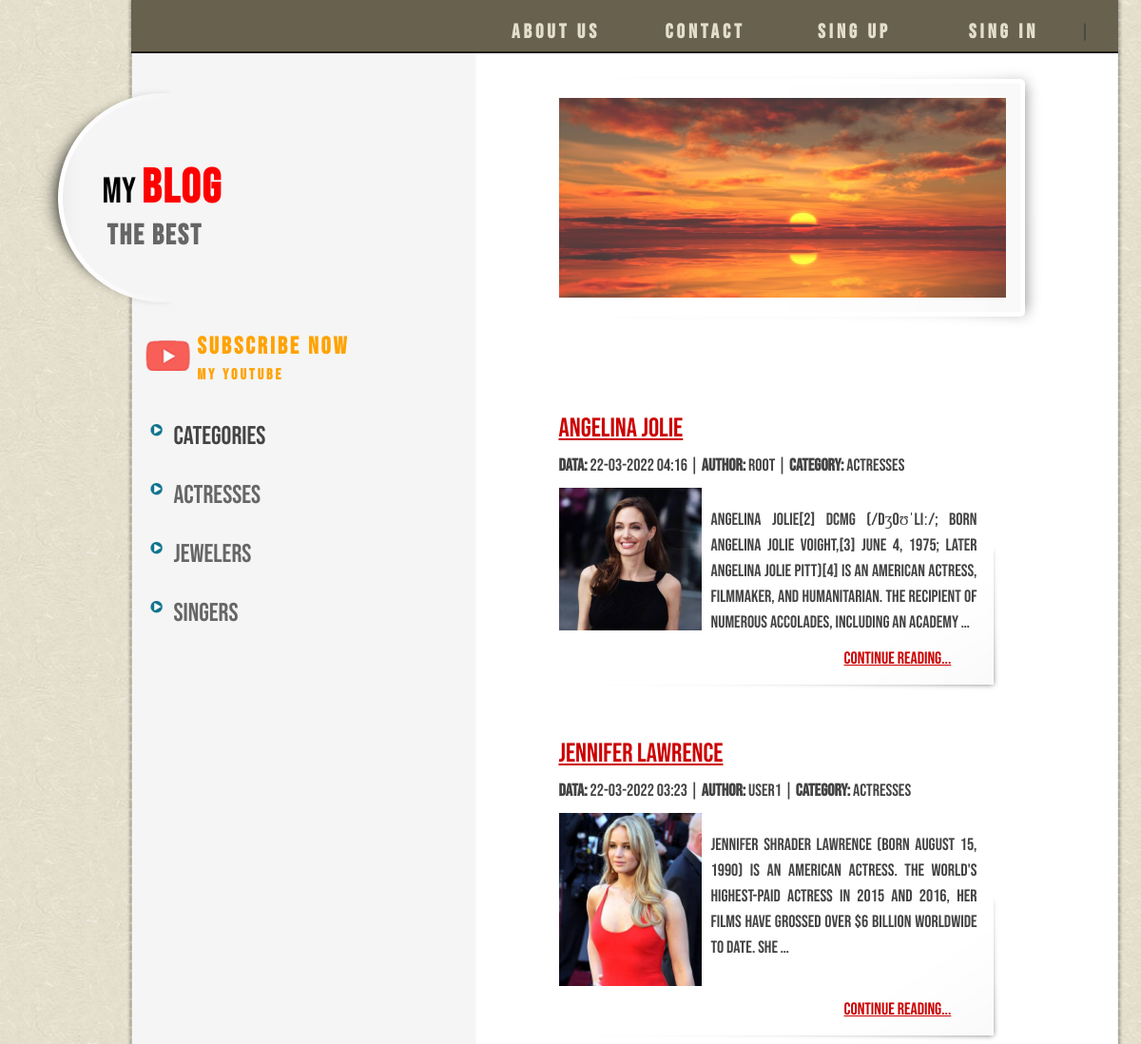
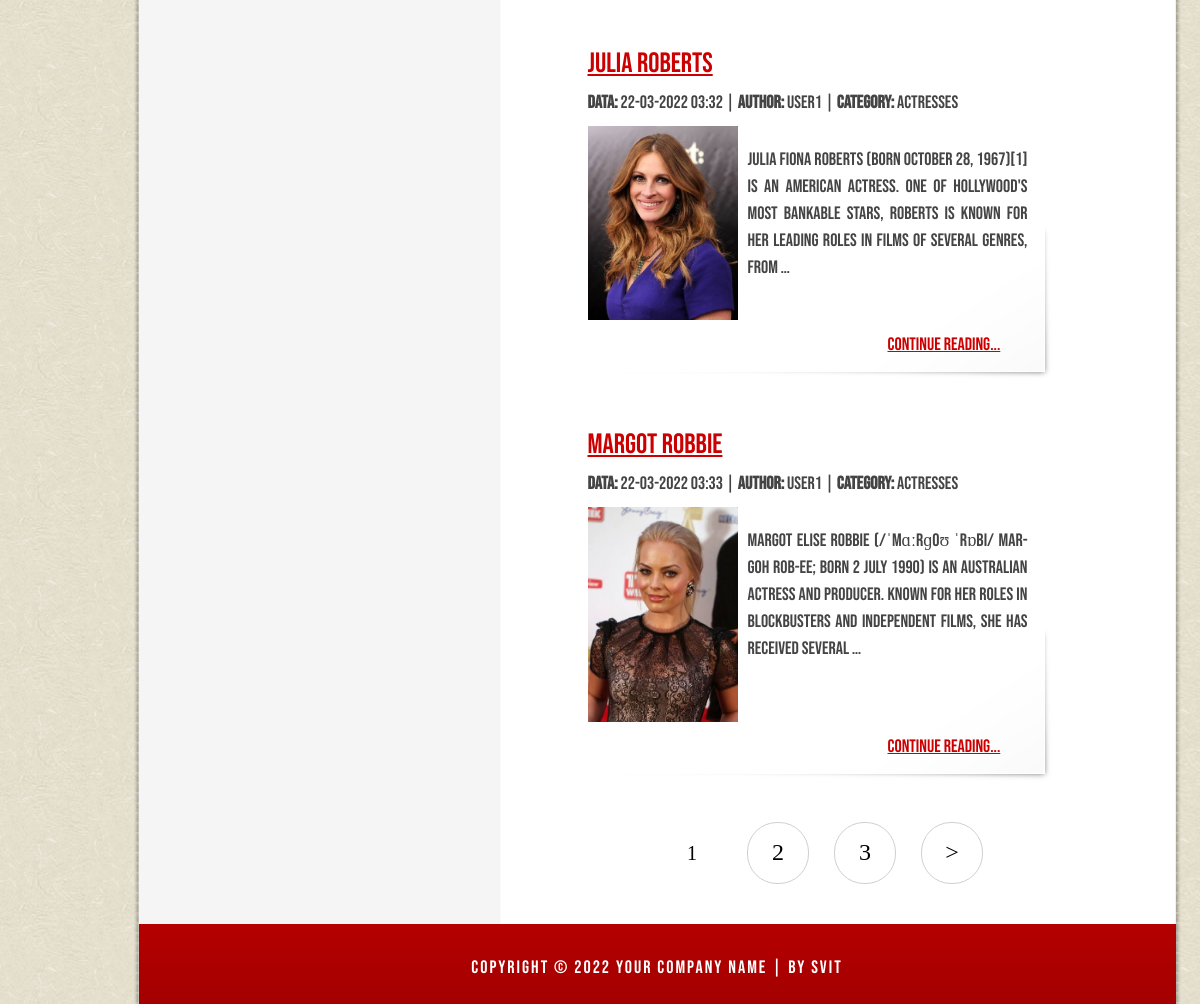
The page / on the database its author committed (2 pictures, top to bottom).
### women/models.py (models this page shows, shortened)
class Category(models.Model):
    name = models.CharField(max_length=100, db_index=True, verbose_name="Category")
    slug = models.SlugField(max_length=255, unique=True, db_index=True, verbose_name="URL")
    def __str__(self):
        return self.name
    def get_absolute_url(self):
        return reverse('category', kwargs={'cat_slug': self.slug})
    class Meta:
        verbose_name = "Category"
        verbose_name_plural = "Categories"
        ordering = ['id']

class Women(models.Model):
    name = models.CharField(max_length=255, verbose_name="Title")
    slug = models.SlugField(max_length=255, unique=True, db_index=True, verbose_name="URL")
    content = models.TextField(blank=True, verbose_name="Post text")
    photo = models.ImageField(upload_to="photos/%Y/%m/%d/", verbose_name="Photo")
    time_create = models.DateTimeField(auto_now_add=True, verbose_name="Create data")
    time_update = models.DateTimeField(auto_now=True, verbose_name="Upload data")
    is_published = models.BooleanField(default=False, verbose_name="Publication")
    cat = models.ForeignKey('Category', on_delete=models.PROTECT, verbose_name="Category")
    author = models.ForeignKey(settings.AUTH_USER_MODEL, blank=True, null=True,
                               verbose_name='Author', on_delete=models.CASCADE)
    def get_absolute_url(self):
        return reverse('post', kwargs={'post_slug': self.slug})
    class Meta:
        verbose_name = "Famous women"
        verbose_name_plural = "Famous women"
        ordering = ['id']

### women/views.py (the view)
# urls.py: path('', WomenHome.as_view(), name='home'),
class WomenHome(DataMixin, ListView):
    model = Women
    template_name = 'women/index.html'
    context_object_name = 'posts'
    def get_context_data(self, *, object_list=None, **kwargs):
        context = super().get_context_data(**kwargs)
        c_def = self.get_user_context(title="Home page")
        return {**context, **c_def}
    def get_queryset(self):
        return Women.objects.filter(is_published=True).select_related('cat', 'author')

### women/templatetags/women_tags.py (called while the page is built)
@register.inclusion_tag('women/main_menu.html', takes_context=True)
def main_menu(context):
	m = menu.copy()
	if not context['request'].user.is_authenticated:
		m.pop(1)
	else:
		context['menu'] = m
	return context

### women/utils.py (called while the page is built)
	def get_user_context(self, **kwargs):
		context = kwargs
		cats = Category.objects.annotate(Count('women'))
		user_menu = menu.copy()
		if not self.request.user.is_authenticated:
			user_menu.pop(1)
		context['menu'] = user_menu
		context['cats'] = cats
		if 'cat_selected' not in context:
			context['cat_selected'] = 0
		return context

### women/templates/Women/index.html (shortened to what this page needs)
{% extends 'women/base.html' %}
{% load static %}
{% block SliderBoard %}
    <div id="featured_project">
        <div id="slider">
            <ul id="sliderContent">
                <li class="sliderImage">
                    <a href=""><img src="{% static 'images/slider/2.jpg' %}" alt="2" /></a>
                </li>
            </ul>
        </div>
    </div>
{% endblock %}
{% block content %}
{% for p in posts %}
	<div class="post_section">
		<h2><a href="{{ p.get_absolute_url }}">{{p.name}}</a></h2>
		<div>
			<p><strong>Data:</strong> {{p.time_update|date:"d-m-Y H:i"}} | <strong>Author:</strong> {{p.author}} | <strong>Category:</strong> {{p.cat}}</p>
		</div>
		{% if p.photo %}
			<p><img class="img-article-left thumb" src="{{p.photo.url}}" alt="image 1"></p>
		{% endif %}
		{% autoescape on %}
		<p>{{p.content|linebreaks|truncatewords:30}}</p>
		{% endautoescape %}
		<p class="my_continue"><a href="{{ p.get_absolute_url }}">Continue reading...</a></p>
	</div>
{% endfor %}
{% if page_obj.has_other_pages %}
	<nav class="list-pages content-text" >
		<ul>
			{% for p in paginator.page_range %}
			{% if page_obj.number == p %}
				<li class="page-num page-num-selected ">{{ p }}</li>
			{% elif p >= page_obj.number|add:-2 and p <= page_obj.number|add:2 %}
				<li class="page-num">
					<a href="?page={{ p }}">{{ p }}</a>
				</li>
			{% endif %}
			{% endfor %}
			{% if page_obj.has_next %}
				<li class="page-num">
					<a href="?page={{ page_obj.next_page_number }}">&gt;</a>
				</li>
			{% endif %}
		</ul>
	</nav>
{% endif %}
{% endblock %}

### women/templates/Women/base.html (shortened to what this page needs)
<!DOCTYPE html>
{% load static %}
{% load women_tags %}
{% load crispy_forms_tags %}
<html>
<head>
    <link rel="stylesheet" type="text/css" href="{% static 'css/templatemo_style.css' %}"/>
    <link rel="stylesheet" type="text/css" href="{% static 'css/s3slider.css' %}"/>
    <link rel="stylesheet" type="text/css" href="{% static 'css/styles1.css' %}"/>
</head>
<body>
    <div id="templatemo_wrapper">
        {% main_menu %}
        <div id="templatemo_left_column">
            <div id="templatemo_header">
                <div id="site_title">
                    <h1><a href="{% url 'home' %}" target="_parent">My <strong>Blog</strong><span>the best</span></a></h1>
                </div>
            </div>
            <div id="templatemo_sidebar">
                <div  id="templatemo_rss" class="share">
                    <a class="share-yt" href="https://www.youtube.com/channel/UClXuYKdnkeKHS2di7G_obIg" target="_blank" rel="nofollow">SUBSCRIBE NOW <br /><span>my youtube</span></a>
                </div>
                <table class="table-content" border=0 cellpadding="0" cellspacing="0">
                    <td valign="top">
                        <ul class="templatemo_list">
                            {% if cat_selected == 0 %}
                                <li>Categories</li>
                            {% else %}
                                <li><a href="{% url 'home' %}">Categories</a></li>
                            {% endif %}
                            {% for c in cats %}
                                {% if c.women__count > 0 %}
                                    {% if c.pk == cat_selected %}
                                        <li>{{c.name}}</li>
                                    {% else %}
                                        <li><a href="{{ c.get_absolute_url }}">{{c.name}}</a></li>
                                    {% endif %}
                                {% endif %}
                            {% endfor %}
                            <div class="cleaner_h20"></div>
                        </ul>
                    </td>
                </table>
            </div>
        </div>
        <td valign="top" class="content">
        <div id="templatemo_right_column">
            {% block SliderBoard %}
            {% endblock SliderBoard %}
	        <div id="templatemo_main">
                {% block content %}
                {% endblock %}
            </div>
        </div>
        <div class="cleaner_h20"></div>
  	    <div id="templatemo_footer">
		    Copyright © 2022 <a href="#">Your Company Name</a> |
            <a href="https://github.com/Svit7" target="_blank">by Svit</a>
        </div>
    </div>
</body>
</html>

### women/templates/Women/main_menu.html (shortened to what this page needs)
{% block mainmenu %}
<div id="templatemo_menu">
    <ul>
        {% for m in menu %}
            <li ><a href="{% url m.url_name %}">{{m.title}}</a></li>
        {% endfor %}
        {% if request.user.is_authenticated %}
        <li ><span class="username_in_menu">| {{user.username}}</span> <a href="{% url 'logout' %}">logout</a></li>
        {% else %}
            <li ><a href="{% url 'register' %}">Sing up</a> | <a href="{% url 'login' %}">Sing in</a></li>
        {% endif %}
    </ul>
</div>
{% endblock mainmenu %}

### women/static/css/templatemo_style.css (style rules this page uses)
body { margin: 0px; padding: 0px; color: #666; font-size: 18px; line-height:1.5em; background-image: url(../images/templatemo_body.jpg); background-repeat: repeat; }
a, a:link, a:visited { color: #CC0000; }
p { margin: 0px; padding: 0 0 10px 0; }
img { border: none; }
h1 { font-size: 40px; font-weight: bold; margin: 0 0 20px 0; padding: 5px 0; color: #000; }
h2 { font-size: 28px; font-weight: normal; line-height: 28px; margin: 0 0 30px 0; padding: 0; color: #c7a902; }
.cleaner_h20 { clear: both; width:100%; height: 20px; }
.templatemo_list { font-size: 27px; margin: 25px 0; padding: 10px; list-style: none; }
.templatemo_list li { background: transparent url(../images/templatemo_list.png) no-repeat scroll 0 0px; margin:0 0 35px; padding:0 0 0 25px; line-height: 1em; }
.templatemo_list li a { color: #666; text-decoration: none; }
#templatemo_wrapper { width: 1165px; padding: 0; margin: 0 auto; background: url(../images/templatemo_wrapper.png) repeat-y; }
#templatemo_menu { width: 1008px; height: 50px; margin: 0 10px 0 120px; padding: 20px 30px 0 0; background: url(../images/templatemo_menu.png) top repeat-x; }
#templatemo_menu ul { float: right; margin: 0; padding: 0; list-style: none; display: inline-block; }
#templatemo_menu ul li { padding: 0px; margin: 0px; display: inline; }
#templatemo_menu ul li a { float: left; display: block; width: 152px; height: 48px; padding: 0; margin: 0 5px 0 0; font-size: 21px; letter-spacing: 4px; text-align: center; text-decoration: none; color: #e4decd; font-weight: bold; outline: none; border: none; }
#templatemo_left_column { float: left; width: 400px; }
#templatemo_right_column { float: center; width: 1090px; margin-right: 10px; }
#templatemo_header { width: 360px; height: 276px; padding: 0 10px; margin-left: 20px; background: url(../images/templatemo_header.png) left center no-repeat; }
#templatemo_header #site_title { float: left; width: 310px; padding: 115px 0 0 60px; }
#templatemo_header #site_title h1 { margin: 0; padding: 0; }
#templatemo_header #site_title h1 a { margin: 0px; padding: 0px; font-size: 38px; color: #000; font-weight: normal; text-decoration: none; }
#templatemo_header #site_title h1 strong { color: #f00; font-size: 50px; letter-spacing: 2px; }
#templatemo_header #site_title a span { display: block; font-size: 30px; color: #666; font-weight: bold; letter-spacing: 2px; margin-left: 5px; margin-top: 20px; }
#featured_project { float: right; width: 520px; height: 210px; padding: 33px 0; background: url(../images/templatemo_featured_project.png) no-repeat; }
#templatemo_sidebar { clear: both; float: left; width: 250px; margin-left: 130px; }
#templatemo_main { float: right; width: 490px; padding-top: 40px; margin-right: 30px; }
.post_section { clear: both; position: relative; padding: 0 50px 10px 0; margin: 40px 0; background: url(../images/templatemo_post_bottom.png) bottom left no-repeat; }
.post_section h2 { margin: 0; padding: 10px 0 10px 0; line-height: 30px; }
.post_section a { margin: 0; text-decoration: underline; padding: 10px 0 10px 0; line-height: 30px; }
.post_section p { text-align: justify; margin-bottom: 0px; }
.post_section img { clear: both; display: block; margin: 0px 0; }
#templatemo_rss a { float: right; display: block; width: 190px; height: 40px; padding: 5px 0 10px 55px; margin-bottom: 10px; color: #ffa200; font-size: 25px; letter-spacing: 3px; font-weight: bold; text-decoration: none; background: url(../images/share_yt.png) left center no-repeat; }
#templatemo_rss a span { font-size: 16px; margin-top: 5px; letter-spacing: 3px; }
#templatemo_footer { clear: both; width: 1037px; height: 50px; margin: 0 10px 0 121px; padding: 30px 0 0 0; letter-spacing: 2px; text-align: center; color: #FFFFFF; background: url(../images/templatemo_footer.png) top repeat-x; }
#templatemo_footer a { color: #FFFFFF; }
.table-content { width: 100%; min-height: 100%; height: 100%; }
.my_continue { margin-left: 300px; }

### women/static/css/s3slider.css (style rules this page uses)
#slider { width: 470px; height: 210px; position: relative; overflow: hidden; }
#sliderContent { width: 470px; height: 210px; position: absolute; top: 0; margin-left: 0; }
#sliderContent .sliderImage { float: left; position: relative; display: none; }
#sliderContent .sliderImage img { width: 470px; height: 210px; }
ul { margin: 0; padding: 0; list-style-type: none; list-style: none; }
ul li { margin: 0; padding: 0; }

### rows shown on the page
Category: name "Actresses"
Category: name "Jewelers"
Category: name "Singers"
Women: name "Angelina Jolie", time_update "22-03-2022 04:16", author "root", cat "Actresses", photo (picture), content "Angelina Jolie[2] DCMG (/dʒoʊˈliː/; born Angelina Jolie Voight,[3] June 4, 1975; later Angelina Jolie Pitt)[4] is an American actress, filmmaker, and humanitarian. The recipient of numerous accolades, including an Academy …"
Women: name "Jennifer Lawrence", time_update "22-03-2022 03:23", author "user1", cat "Actresses", photo (picture), content "Jennifer Shrader Lawrence (born August 15, 1990) is an American actress. The world's highest-paid actress in 2015 and 2016, her films have grossed over $6 billion worldwide to date. She …"
Women: name "Julia Roberts", time_update "22-03-2022 03:32", author "user1", cat "Actresses", photo (picture), content "Julia Fiona Roberts (born October 28, 1967)[1] is an American actress. One of Hollywood's most bankable stars, Roberts is known for her leading roles in films of several genres, from …"
Women: name "Margot Robbie", time_update "22-03-2022 03:33", author "user1", cat "Actresses", photo (picture), content "Margot Elise Robbie (/ˈmɑːrɡoʊ ˈrɒbi/ MAR-goh ROB-ee; born 2 July 1990) is an Australian actress and producer. Known for her roles in blockbusters and independent films, she has received several …"

### other values the page prints
{{ m.title }} "About us" "Contact"
{{ p }} "1"
{{ p }} "2" "3"
